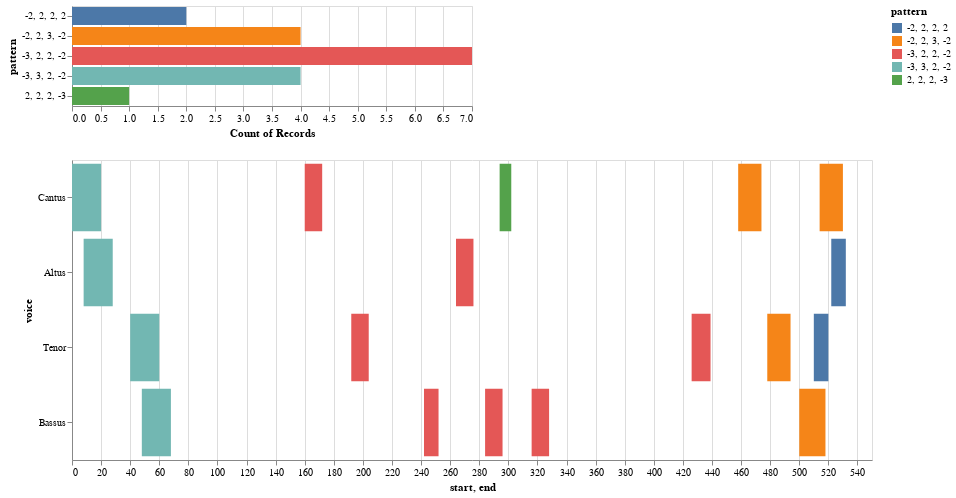

Source (notebook cell):
### Markdown cell above
### Mass Movement Heatmap

### Code cell
## Use this for the Mass Movement Heatmap

nr = mass_movement.notes(combineUnisons=True) 
mel = mass_movement.melodic(df=nr, kind='d', compound=True, unit=0, end=False)
mel_ngrams = mass_movement.ngrams(df=mel, n=4)
entry_ngrams = mass_movement.entries(df=mel, n=4)
mel_ngrams_duration = mass_movement.durations(df=mel, n=4, mask_df=entry_ngrams)
viz.plot_ngrams_heatmap(entry_ngrams, mel_ngrams_duration, selected_patterns=shared_entries, voices=[])

### Figure 1 — Vega-Lite specification as saved in the notebook (floating-point values rounded to 4 significant figures)
{"config": {"view": {"continuousWidth": 400, "continuousHeight": 300}}, "vconcat": [{"mark": "bar", "encoding": {"color": {"type": "nominal", "field": "pattern"}, "opacity": {"condition": {"value": 1, "selection": "selector004"}, "value": 0.2}, "x": {"type": "nominal", "aggregate": "count", "field": "pattern"}, "y": {"type": "nominal", "field": "pattern"}}, "selection": {"selector004": {"type": "multi", "fields": ["pattern"]}}}, {"mark": "bar", "encoding": {"color": {"type": "nominal", "field": "pattern"}, "opacity": {"condition": {"value": 1, "selection": "selector004"}, "value": 0.2}, "tooltip": [{"type": "quantitative", "field": "start"}, {"type": "quantitative", "field": "end"}, {"type": "nominal", "field": "pattern"}], "x": {"type": "quantitative", "field": "start"}, "x2": {"field": "end"}, "y": {"type": "nominal", "field": "voice", "sort": null}}, "height": 300, "selection": {"selector004": {"type": "multi", "fields": ["pattern"]}}, "width": 800}], "data": {"name": "data-3544fc092953e96cad17d1b9c33b02de"}, "$schema": "https://vega.github.io/schema/vega-lite/v4.8.1.json", "datasets": {"data-3544fc092953e96cad17d1b9c33b02de": [{"start": 0.0, "voice": "Cantus", "pattern": "-3, 3, 2, -2", "end": 20.0}, {"start": 160.0, "voice": "Cantus", "pattern": "-3, 2, 2, -2", "end": 172.0}, {"start": 294.0, "voice": "Cantus", "pattern": "2, 2, 2, -3", "end": 302.0}, {"start": 458.0, "voice": "Cantus", "pattern": "-2, 2, 3, -2", "end": 474.0}, {"start": 514.0, "voice": "Cantus", "pattern": "-2, 2, 3, -2", "end": 530.0}, {"start": 8.0, "voice": "Altus", "pattern": "-3, 3, 2, -2", "end": 28.0}, {"start": 264.0, "voice": "Altus", "pattern": "-3, 2, 2, -2", "end": 276.0}, {"start": 522.0, "voice": "Altus", "pattern": "-2, 2, 2, 2", "end": 532.0}, {"start": 40.0, "voice": "Tenor", "pattern": "-3, 3, 2, -2", "end": 60.0}, {"start": 192.0, "voice": "Tenor", "pattern": "-3, 2, 2, -2", "end": 204.0}, {"start": 426.0, "voice": "Tenor", "pattern": "-3, 2, 2, -2", "end": 439.0}, {"start": 478.0, "voice": "Tenor", "pattern": "-2, 2, 3, -2", "end": 494.0}, {"start": 510.0, "voice": "Tenor", "pattern": "-2, 2, 2, 2", "end": 520.0}, {"start": 48.0, "voice": "Bassus", "pattern": "-3, 3, 2, -2", "end": 68.0}, {"start": 242.0, "voice": "Bassus", "pattern": "-3, 2, 2, -2", "end": 252.0}, {"start": 284.0, "voice": "Bassus", "pattern": "-3, 2, 2, -2", "end": 296.0}, {"start": 316.0, "voice": "Bassus", "pattern": "-3, 2, 2, -2", "end": 328.0}, {"start": 500.0, "voice": "Bassus", "pattern": "-2, 2, 3, -2", "end": 518.0}]}}
